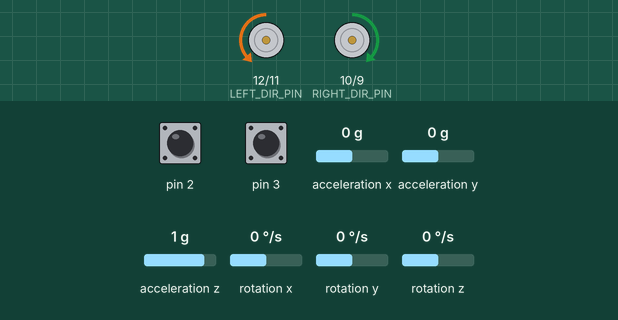
Bench run of a sketch on a simulated Arduino Uno, built with avr-gcc and run on an emulated ATmega328P. Parts: direction and speed pins drawn as motors (green arrow = direction pin HIGH = forward, orange = LOW = backward, longer = more drive). Inputs (shaded band) come from the test bench; at power-on: pin 2 HIGH, pin 3 HIGH, acceleration x 0 g, acceleration y 0 g, acceleration z 1 g, rotation x 0 °/s, rotation y 0 °/s, rotation z 0 °/s.

Above: at 4.6 s.
At 12.6 s:
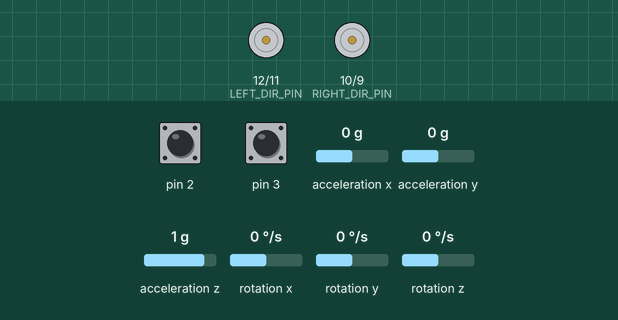
Timing chart, 0 to 14.1 s (numbered marks = the images above):
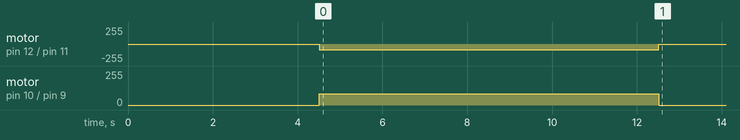

The sketch:

week12_part2.ino
```cpp
#include <Wire.h>
#include <MPU6050_light.h>
#include <math.h>

#include "DualEncoder.hpp"
#include "GeneratedRoute.h"
#include "Motor.hpp"

#define LEFT_PWM_PIN 11
#define LEFT_DIR_PIN 12
#define RIGHT_PWM_PIN 9
#define RIGHT_DIR_PIN 10
#define LEFT_ENCODER_A 2
#define LEFT_ENCODER_B 7
#define RIGHT_ENCODER_A 3
#define RIGHT_ENCODER_B 8

// Values measured during the Week 8 Part 4 tests.
const float WHEEL_RADIUS_MM = 17.0f;
const float COUNTS_PER_REVOLUTION = 693.0f;

// A 195 mm encoder target produced one 180 mm cell during testing.
const float MAZE_CELL_SIZE_MM = 180.0f;
const float WEEK8_CALIBRATED_CELL_COMMAND_MM = 195.0f;
const float DISTANCE_SCALE =
    WEEK8_CALIBRATED_CELL_COMMAND_MM / MAZE_CELL_SIZE_MM;

const int LEFT_MOTOR_SIGN = 1;
const int RIGHT_MOTOR_SIGN = -1;
const int LEFT_ENCODER_SIGN = 1;
const int RIGHT_ENCODER_SIGN = -1;
const int IMU_CCW_SIGN = 1;

const int MAX_DRIVE_PWM = 85;
const int MEDIUM_DRIVE_PWM = 60;
const int SLOW_DRIVE_PWM = 38;
const int COURSE_BOOST_PWM = 200;
const float COURSE_BOOST_START_MM = 20.0f;
const float COURSE_BOOST_END_MM = 35.0f;
const int MAX_TURN_PWM = 70;
const int MEDIUM_TURN_PWM = 48;
const int SLOW_TURN_PWM = 32;

const float HEADING_KP = 2.0f;
const int MAX_HEADING_CORRECTION = 30;
const float DISTANCE_TOLERANCE_MM = 4.0f;
const float TURN_TOLERANCE_DEG = 3.0f;
const unsigned long SETTLE_MS = 150;
const unsigned long DRIVE_TIMEOUT_MS = 8000;
const unsigned long TURN_TIMEOUT_MS = 6000;

mtrn3100::Motor leftMotor(LEFT_PWM_PIN, LEFT_DIR_PIN);
mtrn3100::Motor rightMotor(RIGHT_PWM_PIN, RIGHT_DIR_PIN);
mtrn3100::DualEncoder encoders(
    LEFT_ENCODER_A, LEFT_ENCODER_B, RIGHT_ENCODER_A, RIGHT_ENCODER_B);
MPU6050 mpu(Wire);

float targetHeadingDeg = 0.0f;

float wrapAngle(float angle) {
    while (angle > 180.0f) angle -= 360.0f;
    while (angle <= -180.0f) angle += 360.0f;
    return angle;
}

float currentHeading() {
    return IMU_CCW_SIGN * mpu.getAngleZ();
}

void stopMotors() {
    leftMotor.setPWM(0);
    rightMotor.setPWM(0);
}

void setWheelPWM(int leftPWM, int rightPWM) {
    leftMotor.setPWM(LEFT_MOTOR_SIGN * constrain(leftPWM, -255, 255));
    rightMotor.setPWM(RIGHT_MOTOR_SIGN * constrain(rightPWM, -255, 255));
}

void setTurnPWM(int ccwPWM) {
    // Positive values turn the robot counter-clockwise.
    setWheelPWM(-ccwPWM, ccwPWM);
}

bool turnRelative(float deltaDeg) {
    targetHeadingDeg = wrapAngle(targetHeadingDeg + deltaDeg);
    unsigned long started = millis();
    unsigned long settledSince = 0;
    while (millis() - started < TURN_TIMEOUT_MS) {
        mpu.update();
        float error = wrapAngle(targetHeadingDeg - currentHeading());
        if (fabs(error) <= TURN_TOLERANCE_DEG) {
            stopMotors();
            if (settledSince == 0) settledSince = millis();
            if (millis() - settledSince >= SETTLE_MS) return true;
        } else {
            settledSince = 0;
            int magnitude = fabs(error) > 35.0f ? MAX_TURN_PWM
                          : fabs(error) > 15.0f ? MEDIUM_TURN_PWM
                                                : SLOW_TURN_PWM;
            setTurnPWM(error >= 0.0f ? magnitude : -magnitude);
        }
        delay(10);
    }
    stopMotors();
    return false;
}

float countDifferenceToMm(long countDifference, int encoderSign) {
    float radians = encoderSign * countDifference * 2.0f * PI / COUNTS_PER_REVOLUTION;
    return radians * WHEEL_RADIUS_MM;
}

bool driveDistance(float requestedMm, bool courseMode) {
    float targetMm = requestedMm * DISTANCE_SCALE;
    long leftStart = encoders.leftCount();
    long rightStart = encoders.rightCount();
    unsigned long started = millis();
    unsigned long settledSince = 0;
    while (millis() - started < DRIVE_TIMEOUT_MS) {
        mpu.update();
        float leftMm = countDifferenceToMm(encoders.leftCount() - leftStart, LEFT_ENCODER_SIGN);
        float rightMm = countDifferenceToMm(encoders.rightCount() - rightStart, RIGHT_ENCODER_SIGN);
        float travelledMm = (leftMm + rightMm) * 0.5f;
        float distanceError = targetMm - travelledMm;
        float headingError = wrapAngle(targetHeadingDeg - currentHeading());
        if (fabs(distanceError) <= DISTANCE_TOLERANCE_MM) {
            stopMotors();
            if (settledSince == 0) settledSince = millis();
            if (millis() - settledSince >= SETTLE_MS) return true;
        } else {
            settledSince = 0;
            bool inCourseBoostSection =
                courseMode &&
                travelledMm >= COURSE_BOOST_START_MM &&
                distanceError >= COURSE_BOOST_END_MM;
            int magnitude = inCourseBoostSection
                ? COURSE_BOOST_PWM
                : fabs(distanceError) > 120.0f ? MAX_DRIVE_PWM
                : fabs(distanceError) > 45.0f ? MEDIUM_DRIVE_PWM
                                             : SLOW_DRIVE_PWM;
            int direction = distanceError >= 0.0f ? 1 : -1;
            int correction = constrain(
                static_cast<int>(HEADING_KP * headingError),
                -MAX_HEADING_CORRECTION,
                MAX_HEADING_CORRECTION);
            setWheelPWM(direction * magnitude - correction,
                        direction * magnitude + correction);
        }
        delay(10);
    }
    stopMotors();
    return false;
}

bool runStandardCommands(const char* commands, bool courseMode) {
    for (unsigned int index = 0; commands[index] != '\0'; ++index) {
        bool success = false;
        if (commands[index] == 'f') success = driveDistance(MAZE_CELL_SIZE_MM, courseMode);
        else if (commands[index] == 'l') success = turnRelative(90.0f);
        else if (commands[index] == 'r') success = turnRelative(-90.0f);
        if (!success) return false;
    }
    return true;
}

void setup() {
    Wire.begin();
    stopMotors();
    if (mpu.begin() != 0) {
        return;
    }
    delay(1000);
    mpu.calcOffsets(true, true);
    delay(500);
    mpu.update();
    targetHeadingDeg = currentHeading();
    delay(2000);

    bool success = runStandardCommands(PRE_COMMANDS, false);
    if (success) success = runStandardCommands(COURSE_COMMANDS, true);
    if (success) success = runStandardCommands(POST_COMMANDS, false);
    stopMotors();
}

void loop() {
    stopMotors();
}
```

DualEncoder.hpp
```cpp
#pragma once

#include <Arduino.h>
#include <util/atomic.h>

namespace mtrn3100 {

class DualEncoder {
public:
    DualEncoder(uint8_t leftInterrupt, uint8_t leftDirection,
                uint8_t rightInterrupt, uint8_t rightDirection)
        : leftInterrupt_(leftInterrupt), leftDirection_(leftDirection),
          rightInterrupt_(rightInterrupt), rightDirection_(rightDirection) {
        instance_ = this;
        pinMode(leftInterrupt_, INPUT_PULLUP);
        pinMode(leftDirection_, INPUT_PULLUP);
        pinMode(rightInterrupt_, INPUT_PULLUP);
        pinMode(rightDirection_, INPUT_PULLUP);
        attachInterrupt(digitalPinToInterrupt(leftInterrupt_), leftISR, RISING);
        attachInterrupt(digitalPinToInterrupt(rightInterrupt_), rightISR, RISING);
    }

    long leftCount() const {
        long value;
        // Prevent the interrupt from changing a multi-byte value mid-read.
        ATOMIC_BLOCK(ATOMIC_RESTORESTATE) { value = leftCount_; }
        return value;
    }

    long rightCount() const {
        long value;
        ATOMIC_BLOCK(ATOMIC_RESTORESTATE) { value = rightCount_; }
        return value;
    }

private:
    static void leftISR() {
        if (instance_) {
            instance_->leftCount_ += digitalRead(instance_->leftDirection_) ? 1 : -1;
        }
    }

    static void rightISR() {
        if (instance_) {
            instance_->rightCount_ += digitalRead(instance_->rightDirection_) ? 1 : -1;
        }
    }

    const uint8_t leftInterrupt_;
    const uint8_t leftDirection_;
    const uint8_t rightInterrupt_;
    const uint8_t rightDirection_;
    volatile long leftCount_ = 0;
    volatile long rightCount_ = 0;
    static DualEncoder* instance_;
};

DualEncoder* DualEncoder::instance_ = nullptr;

}
```

GeneratedRoute.h
```cpp
/*
 * Generated by the Week 12 Part 2 route planner.
 */
#pragma once

const char PRE_COMMANDS[] = "";
const char COURSE_COMMANDS[] = "frfflfflfrffrff";
const char POST_COMMANDS[] = "";
```

Motor.hpp
```cpp
#pragma once

#include <Arduino.h>

namespace mtrn3100 {

class Motor {
public:
    Motor(uint8_t pwmPin, uint8_t directionPin)
        : pwmPin_(pwmPin), directionPin_(directionPin) {
        pinMode(pwmPin_, OUTPUT);
        pinMode(directionPin_, OUTPUT);
    }

    void setPWM(int16_t pwm) {
        // Keep the PWM value in the range accepted by analogWrite.
        pwm = constrain(pwm, -255, 255);
        if (pwm < 0) {
            digitalWrite(directionPin_, HIGH);
            analogWrite(pwmPin_, -pwm);
        } else {
            digitalWrite(directionPin_, LOW);
            analogWrite(pwmPin_, pwm);
        }
    }

private:
    const uint8_t pwmPin_;
    const uint8_t directionPin_;
};

}
```
